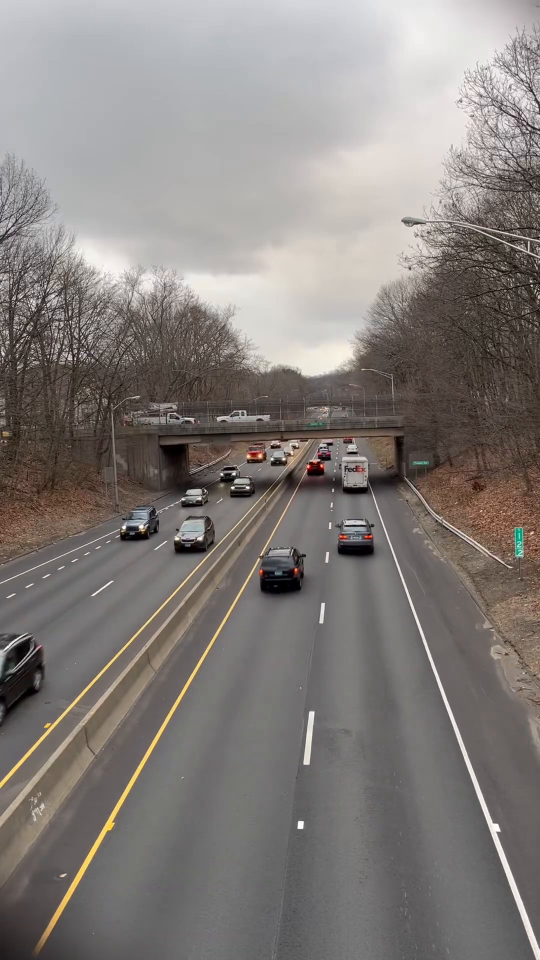
#> input picture frame 32 of Testing/highway.mp4, 1080 x 1920 px (shown at 1/2 size)
$ python app.py
#> lines starting #> are read from the running program, lines starting #| are printed output that depends on the picture; after the words box and inside, x2 and y2 are one past the last pixel; in counts of white or black regions, pixels touching at a corner belong together
### Math-based-approach/tracker.py

import numpy as np

class CentroidTracker:

    # max_disappeared is the maximum amount of frames allowed where the object is not found
    def __init__(self, max_disappeared=10):
        self.next_object_id = 0
        self.objects = {}  # Stores {ID : (x,y)} where (x,y) is the centroid
        self.disappeared = {}  # Stores {ID : number of consecutive frames missed}
        self.max_disappeared = max_disappeared

    def register(self, centroid):
        # Assign a new ID to a new object
        self.objects[self.next_object_id] = centroid
        self.disappeared[self.next_object_id] = 0 # initialize to 0
        self.next_object_id += 1 # for the next new object

    # [4 lines left out: function deregister, not called in this run]

    def update(self, rects):
        # here rects is a list of bouding box vectors
        # If no objects are detected in the current frame
        if len(rects) == 0:
            for object_id in list(self.disappeared.keys()):
                self.disappeared[object_id] += 1
                if self.disappeared[object_id] > self.max_disappeared:
                    self.deregister(object_id)
            return self.objects

        # Calculate centroids for current frame detections
        input_centroids = np.zeros((len(rects), 2), dtype="int")
        for (i, (startX, startY, endX, endY)) in enumerate(rects):
            cX = int((startX + endX) / 2.0)
            cY = int((startY + endY) / 2.0)
            input_centroids[i] = (cX, cY)

        # If we aren't tracking anything yet, register all input centroids
        if len(self.objects) == 0:
            for i in range(0, len(input_centroids)):
                self.register(input_centroids[i])
        else:
            # Grab the set of object IDs and their corresponding centroids
            object_ids = list(self.objects.keys())
            object_centroids = list(self.objects.values())

            # Compute distances between history centroids and new input centroids
            # Rows = existing objects, Columns = new detections
            D = np.linalg.norm(np.array(object_centroids)[:, np.newaxis] - input_centroids, axis=2)

            # Find the smallest value in each row, then sort row indexes based on minimum values
            rows = D.min(axis=1).argsort()
            # Find the smallest value in each column, then sort using the row map
            cols = D.argmin(axis=1)[rows]

            used_rows = set()
            used_cols = set()

            # Loop over the combination of (row, column) index tuples
            for (row, col) in zip(rows, cols):
                if row in used_rows or col in used_cols:
                    continue

                object_id = object_ids[row]
                self.objects[object_id] = input_centroids[col]
                self.disappeared[object_id] = 0

                used_rows.add(row)
                used_cols.add(col)

            # Check if any objects have disappeared or if there are new detections
            unused_rows = set(range(0, D.shape[0])).difference(used_rows)
            unused_cols = set(range(0, D.shape[1])).difference(used_cols)

            # Handle disappeared objects
            for row in unused_rows:
                object_id = object_ids[row]
                self.disappeared[object_id] += 1
                if self.disappeared[object_id] > self.max_disappeared:
                    self.deregister(object_id)

            # Handle brand new detections
            for col in unused_cols:
                self.register(input_centroids[col])

        return self.objects

### Math-based-approach/app.py
import cv2
import numpy as np
from tracker import CentroidTracker

# --- Main Pipeline Execution ---

# 1. Initialize Video Capture and Tracker
video_source = "Testing\highway.mp4"  # Replace with 0 for webcam or your video path
cap = cv2.VideoCapture(video_source)
tracker = CentroidTracker(max_disappeared=15)

# 2. Create the Background Subtractor
# history=500 frames to learn the background, varThreshold=16 for motion sensitivity
# Increase varThreshold to ignore minor pixel variations (default is 16)
# Setting it higher makes it less sensitive to micro-movements, but keeps fast-moving cars
object_detector = cv2.createBackgroundSubtractorMOG2(history=500, varThreshold=50, detectShadows=False)

# Create named windows first
cv2.namedWindow("What the Tracker Sees (Mask)", cv2.WINDOW_NORMAL)
cv2.namedWindow("Final Math Tracking Output", cv2.WINDOW_NORMAL)

# Force them to a reasonable preview size (e.g., 640x480 or 800x600)
cv2.resizeWindow("What the Tracker Sees (Mask)", 640, 480)
cv2.resizeWindow("Final Math Tracking Output", 640, 480)

while cap.isOpened():
    ret, frame = cap.read()
#> frame is the input picture: shape (1920, 1080, 3); mean B, G, R 123.2, 126.4, 131.9
    if not ret:
        break

    # 3. Apply Background Subtraction to find pixel differences
    mask = object_detector.apply(frame)
#> mask: shape (1920, 1080); every value is 255

    # Clean up shadows (gray pixels) by thresholding them to pure black
    _, mask = cv2.threshold(mask, 254, 255, cv2.THRESH_BINARY)

    # 4. Morphological Transformations to remove small noise clusters
    kernel = cv2.getStructuringElement(cv2.MORPH_RECT, (3, 3))
    # ERODE first to disconnect clusters that are barely touching
    mask = cv2.erode(mask, kernel, iterations=1)

    # OPEN removes small isolated noise dots (like moving leaves) completely
    mask = cv2.morphologyEx(mask, cv2.MORPH_OPEN, kernel)

    # Slightly dilate back just to restore the size of solid objects
    mask = cv2.dilate(mask, kernel, iterations=1)

    # 5. Find Contours (Pixel Clusters)
    contours, _ = cv2.findContours(mask, cv2.RETR_EXTERNAL, cv2.CHAIN_APPROX_SIMPLE)
#> contours = [[[0, 0], [0, 1919], [1079, 1919], [1079, 0]]]

    rects = []
    for cnt in contours:
        area = cv2.contourArea(cnt)
        if area > 400:
            x, y, w, h = cv2.boundingRect(cnt)
            # 1. Filter out long, thin structural lines (like lanes or margins)
            aspect_ratio = float(w) / h
            if aspect_ratio > 4.0 or aspect_ratio < 0.2:
                continue  # Skip this detection; it's likely a lane line or divider
            # 2. Filter out giant irregular blobs (like trees)
            box_area = w * h
            extent = float(area) / box_area
            if extent < 0.3:
                continue  # Skip; the shape is too hollow/irregular to be a solid object
            rects.append((x, y, x + w, y + h))
#> this loop made 1 pass
#> (cnt, area, x, y, w, h, aspect_ratio, box_area) on pass 1: ([[0, 0], [0, 1919], [1079, 1919], [1079, 0]], 2070601, 0, 0, 1080, 1920, 0.562, 2073600)
#> after the loop, rects = [(0, 0, 1080, 1920)]

    # 6. Update Tracker with current frame bounding boxes
    # 6. Update Tracker with current frame bounding boxes
    tracked_objects = tracker.update(rects)
#> in update, `input_centroids = np.zeros((len(rects), 2), dtype="int")`: input_centroids = [[0, 0]]
#> the loop in update, `for (i, (startX, startY, endX, endY)) in enumerate(rects):` made 1 pass
#> (startX, startY, endX, endY, cX, cY) on pass 1: (0, 0, 1080, 1920, 540, 960)
#> after the loop in update, `for (i, (startX, startY, endX, endY)) in enumerate(rects):`: input_centroids = [[540, 960]]
#> the loop in update, `for i in range(0, len(input_centroids)):` made 1 pass
#> tracked_objects = {0: [540, 960]}

    # 7. Draw the visualization (Bounding Boxes instead of Dots)
    for object_id, centroid in tracked_objects.items():
        cX, cY = centroid[0], centroid[1]

        # Find which original bounding box belongs to this tracked centroid
        matched_box = None
        min_dist = float("inf")

        for (startX, startY, endX, endY) in rects:
            # Calculate the centroid of this specific box
            box_cX = int((startX + endX) / 2.0)
            box_cY = int((startY + endY) / 2.0)

            # Calculate distance between tracker point and current box center
            dist = np.hypot(cX - box_cX, cY - box_cY)

            # If it's a tight match, this is our bounding box!
            if dist < min_dist and dist < 20: # 20 pixel threshold tolerance
                min_dist = dist
                matched_box = (startX, startY, endX, endY)

        # If we successfully re-mapped the box, draw it!
        if matched_box is not None:
            startX, startY, endX, endY = matched_box
            #Draw the main bounding box around the object (Green, thickness=2)
            cv2.rectangle(frame, (startX, startY), (endX, endY), (0, 255, 0), 2)
#> this loop made 1 pass
#> (object_id, cX, cY, startX, startY, endX, endY) on pass 1: (0, 540, 960, 0, 0, 1080, 1920)
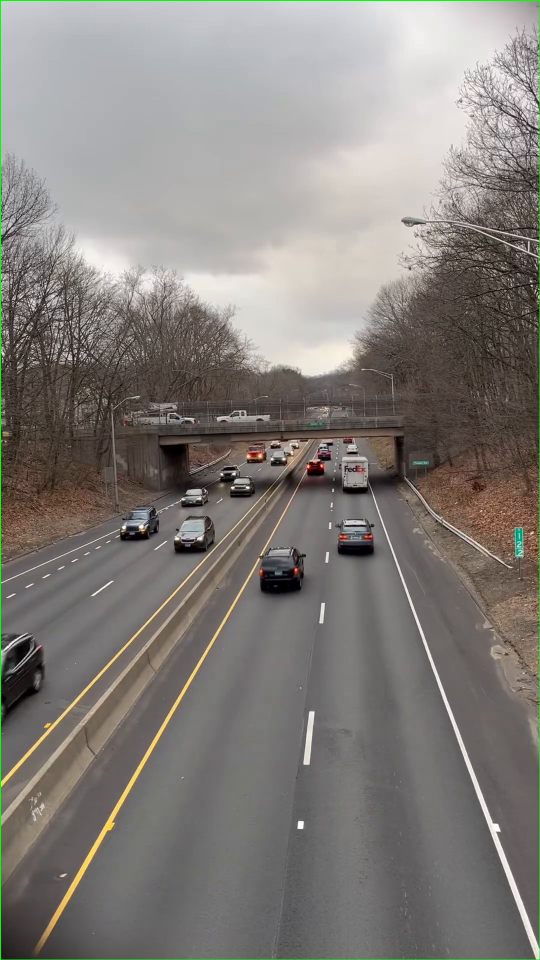
#> frame: shape (1920, 1080, 3) (shown at 1/2 size); 0.43% of pixels changed, all inside (x1, y1, x2, y2) = (0, 0, 1080, 1920)


    # Show both screens side-by-side to visualize what the computer "sees" vs reality
    cv2.imshow("What the Tracker Sees (Mask)", mask)
    cv2.imshow("Final Math Tracking Output", frame)

    if cv2.waitKey(30) & 0xFF == ord('q'):
#> (key q is pressed here)
        break

cap.release()
cv2.destroyAllWindows()

$ run again, starting later in the video
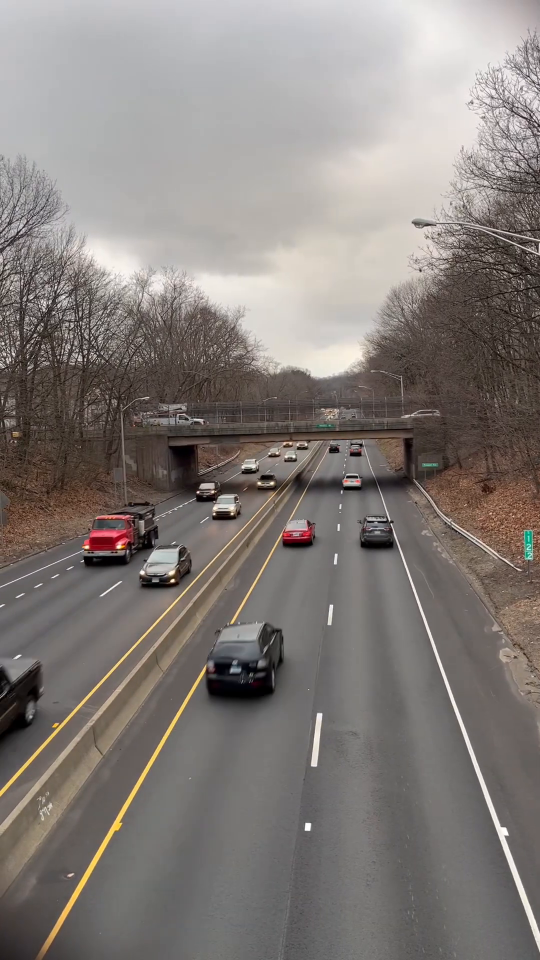
#> input picture frame 146 of Testing/highway.mp4, 1080 x 1920 px (shown at 1/2 size)
#> frame is the input picture: shape (1920, 1080, 3); mean B, G, R 121.8, 125.5, 132
#> mask: shape (1920, 1080); every value is 255
#> contours = [[[0, 0], [0, 1919], [1079, 1919], [1079, 0]]]
#> the loop `for cnt in contours:` made 1 pass
#> (cnt, area, x, y, w, h, aspect_ratio, box_area) on pass 1: ([[0, 0], [0, 1919], [1079, 1919], [1079, 0]], 2070601, 0, 0, 1080, 1920, 0.562, 2073600)
#> after the loop `for cnt in contours:`: rects = [(0, 0, 1080, 1920)]
#> in update, `input_centroids = np.zeros((len(rects), 2), dtype="int")`: input_centroids = [[0, 0]]
#> the loop in update, `for (i, (startX, startY, endX, endY)) in enumerate(rects):` made 1 pass
#> (startX, startY, endX, endY, cX, cY) on pass 1: (0, 0, 1080, 1920, 540, 960)
#> after the loop in update, `for (i, (startX, startY, endX, endY)) in enumerate(rects):`: input_centroids = [[540, 960]]
#> the loop in update, `for i in range(0, len(input_centroids)):` made 1 pass
#> tracked_objects = {0: [540, 960]}
#> the loop `for object_id, centroid in tracked_objects.items():` made 1 pass
#> (object_id, cX, cY, startX, startY, endX, endY) on pass 1: (0, 540, 960, 0, 0, 1080, 1920)
#> after the loop `for object_id, centroid in tracked_objects.items():`:
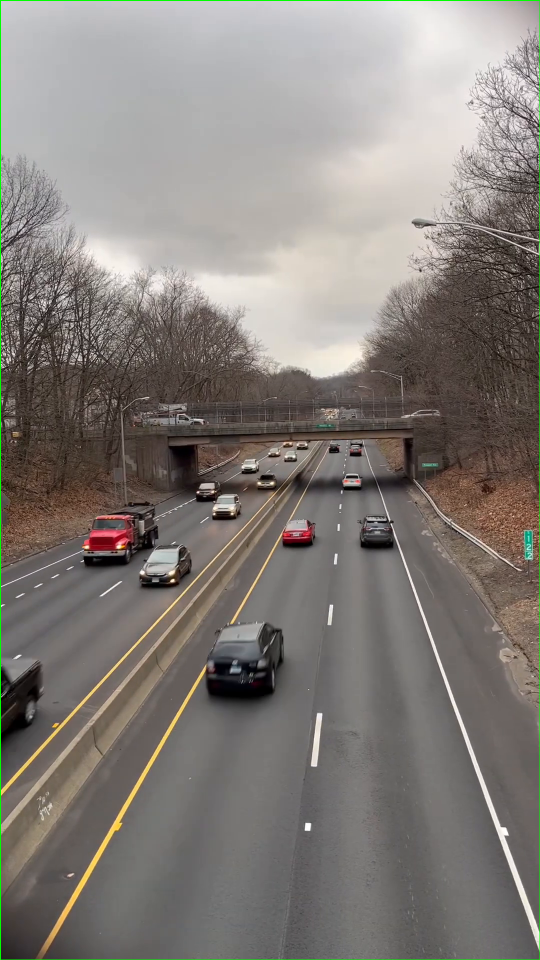
#> frame: shape (1920, 1080, 3) (shown at 1/2 size); 0.43% of pixels changed, all inside (x1, y1, x2, y2) = (0, 0, 1080, 1920)

$ run again, starting later in the video
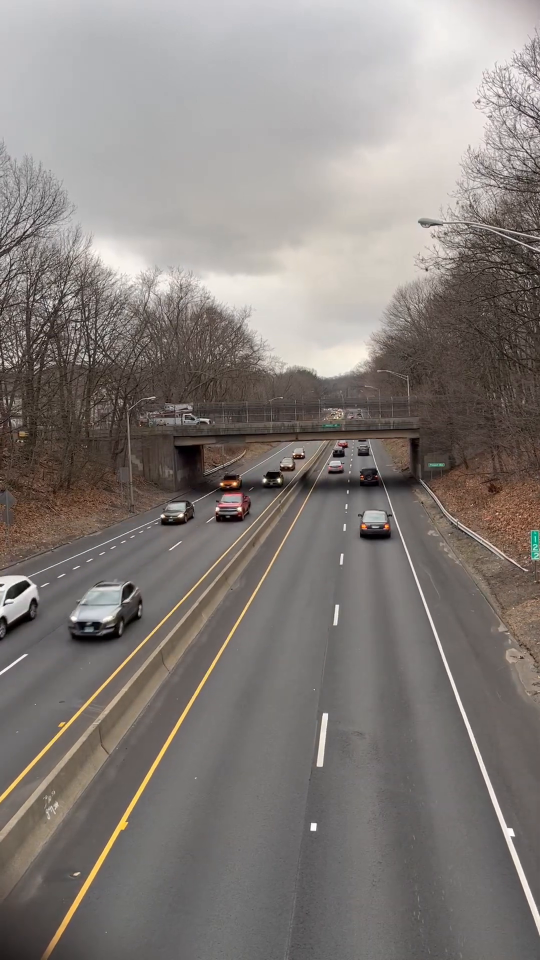
#> input picture frame 260 of Testing/highway.mp4, 1080 x 1920 px (shown at 1/2 size)
#> frame is the input picture: shape (1920, 1080, 3); mean B, G, R 122.8, 126.6, 132.8
#> mask: shape (1920, 1080); every value is 255
#> contours = [[[0, 0], [0, 1919], [1079, 1919], [1079, 0]]]
#> the loop `for cnt in contours:` made 1 pass
#> (cnt, area, x, y, w, h, aspect_ratio, box_area) on pass 1: ([[0, 0], [0, 1919], [1079, 1919], [1079, 0]], 2070601, 0, 0, 1080, 1920, 0.562, 2073600)
#> after the loop `for cnt in contours:`: rects = [(0, 0, 1080, 1920)]
#> in update, `input_centroids = np.zeros((len(rects), 2), dtype="int")`: input_centroids = [[0, 0]]
#> the loop in update, `for (i, (startX, startY, endX, endY)) in enumerate(rects):` made 1 pass
#> (startX, startY, endX, endY, cX, cY) on pass 1: (0, 0, 1080, 1920, 540, 960)
#> after the loop in update, `for (i, (startX, startY, endX, endY)) in enumerate(rects):`: input_centroids = [[540, 960]]
#> the loop in update, `for i in range(0, len(input_centroids)):` made 1 pass
#> tracked_objects = {0: [540, 960]}
#> the loop `for object_id, centroid in tracked_objects.items():` made 1 pass
#> (object_id, cX, cY, startX, startY, endX, endY) on pass 1: (0, 540, 960, 0, 0, 1080, 1920)
#> after the loop `for object_id, centroid in tracked_objects.items():`:
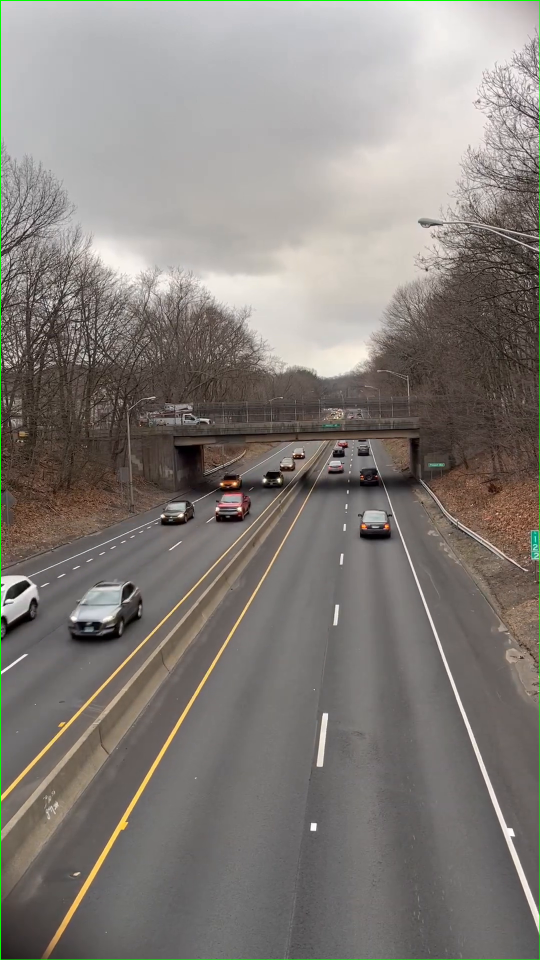
#> frame: shape (1920, 1080, 3) (shown at 1/2 size); 0.43% of pixels changed, all inside (x1, y1, x2, y2) = (0, 0, 1080, 1920)
